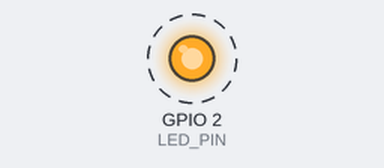
The sketch below on a simulated ESP32. Parts: output pins drawn as LEDs (lit = HIGH). Dashed ring = blinking.

Above: at 0.5 s.
Timing chart, 0 to 4.6 s (numbered marks = the images above):
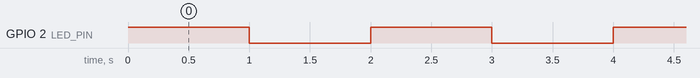

Measured:
- by itself, GPIO 2 (LED_PIN): alternates HIGH for 1.0 s and LOW for 1.0 s

The sketch:

L_tika_internal.ino
```cpp
// ESP32 内蔵LEDのLチカ
constexpr uint8_t LED_PIN = 2;

void setup()
{
  // GPIO 2を出力モードに設定
  pinMode(LED_PIN, OUTPUT);
}

void loop()
{
  // LEDを点灯
  digitalWrite(LED_PIN, HIGH);
  delay(1000);

  // LEDを消灯
  digitalWrite(LED_PIN, LOW);
  delay(1000);
}
```
